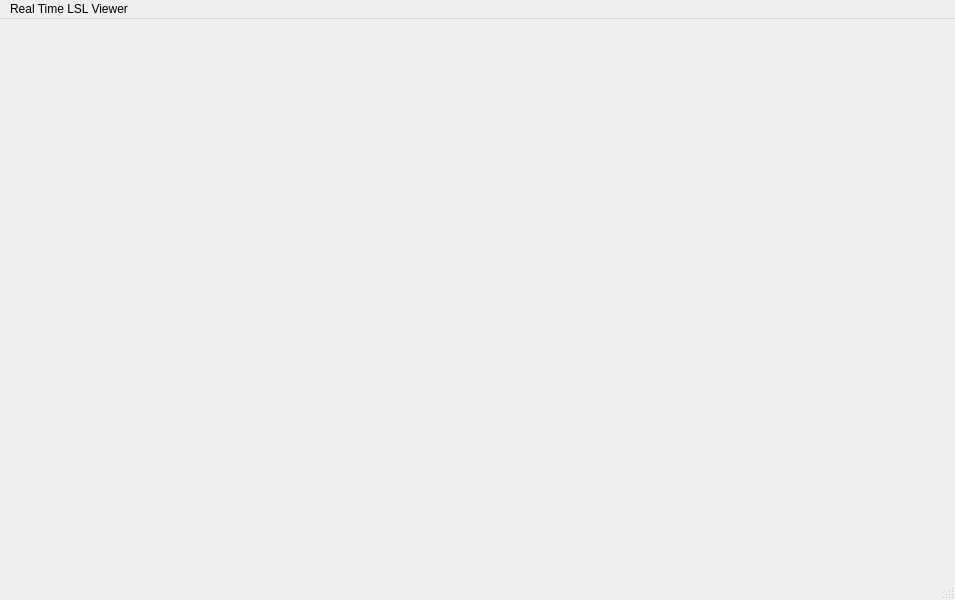
<?xml version="1.0" encoding="UTF-8"?>
<ui version="4.0">
 <class>MainWindow</class>
 <widget class="QMainWindow" name="MainWindow">
  <property name="geometry">
   <rect>
    <x>0</x>
    <y>0</y>
    <width>955</width>
    <height>600</height>
   </rect>
  </property>
  <property name="sizePolicy">
   <sizepolicy hsizetype="Preferred" vsizetype="Preferred">
    <horstretch>0</horstretch>
    <verstretch>0</verstretch>
   </sizepolicy>
  </property>
  <property name="windowTitle">
   <string>MainWindow</string>
  </property>
  <widget class="QWidget" name="centralwidget">
   <layout class="QGridLayout" name="gridLayout_3">
    <item row="0" column="0">
     <widget class="QFrame" name="spike_waves">
      <layout class="QGridLayout" name="gridLayout_2"/>
     </widget>
    </item>
    <item row="0" column="1">
     <widget class="QFrame" name="customPlot">
      <layout class="QGridLayout" name="gridLayout"/>
     </widget>
    </item>
   </layout>
  </widget>
  <widget class="QMenuBar" name="menubar">
   <property name="geometry">
    <rect>
     <x>0</x>
     <y>0</y>
     <width>955</width>
     <height>22</height>
    </rect>
   </property>
   <widget class="QMenu" name="menuReal_Time_LSL_Viewer">
    <property name="title">
     <string>Real Time LSL Viewer</string>
    </property>
   </widget>
   <addaction name="menuReal_Time_LSL_Viewer"/>
  </widget>
  <widget class="QStatusBar" name="statusbar"/>
 </widget>
 <resources/>
 <connections/>
</ui>
